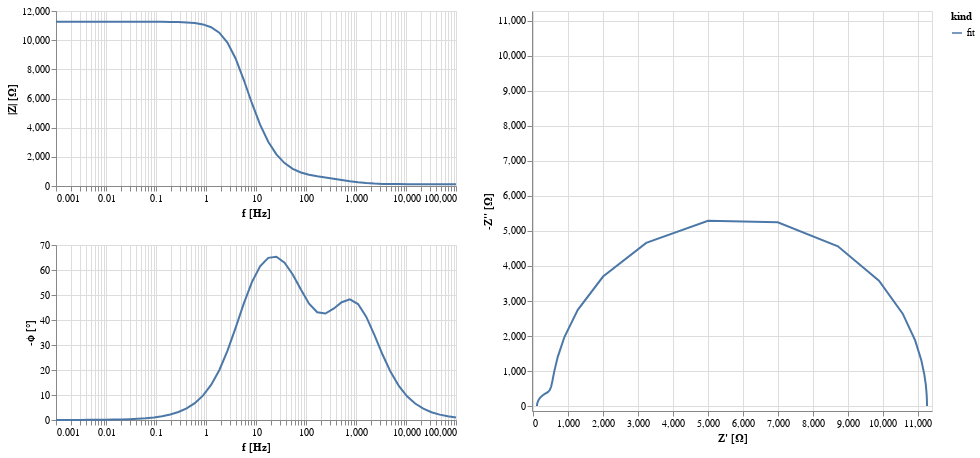

Notebook code cell kept with this figure:
### Code cell
circuit_model.plot()

### Figure 1 — Vega-Lite specification as saved in the notebook (floating-point values rounded to 4 significant figures)
{"config": {"view": {"continuousWidth": 300, "continuousHeight": 300}, "background": "#FFFFFF"}, "hconcat": [{"vconcat": [{"layer": [{"mark": {"type": "line"}, "encoding": {"color": {"field": "kind", "type": "nominal"}, "x": {"axis": {"title": "f [Hz]"}, "field": "f", "scale": {"nice": false, "type": "log"}, "type": "quantitative"}, "y": {"axis": {"title": "|Z| [Ω]"}, "field": "mag", "type": "quantitative"}}, "transform": [{"calculate": "sqrt(pow(datum.z_real,2) + pow(datum.z_imag,2))", "as": "mag"}, {"calculate": "-(180/PI)*atan(datum.z_imag/datum.z_real)", "as": "neg_phase"}]}], "height": 175.0, "width": 400}, {"layer": [{"mark": {"type": "line"}, "encoding": {"color": {"field": "kind", "type": "nominal"}, "x": {"axis": {"title": "f [Hz]"}, "field": "f", "scale": {"nice": false, "type": "log"}, "type": "quantitative"}, "y": {"axis": {"title": "-ϕ [°]"}, "field": "neg_phase", "type": "quantitative"}}, "transform": [{"calculate": "sqrt(pow(datum.z_real,2) + pow(datum.z_imag,2))", "as": "mag"}, {"calculate": "-(180/PI)*atan(datum.z_imag/datum.z_real)", "as": "neg_phase"}]}], "height": 175.0, "width": 400}]}, {"layer": [{"mark": {"type": "line"}, "encoding": {"color": {"field": "kind", "type": "nominal"}, "x": {"axis": {"title": "Z' [Ω]"}, "field": "z_real", "scale": {"domain": [123.8, 11260.0], "nice": false, "padding": 5}, "type": "quantitative"}, "y": {"axis": {"title": "-Z'' [Ω]"}, "field": "neg_z_imag", "scale": {"domain": [2.184, 11140.0], "nice": false, "padding": 5}, "type": "quantitative"}}, "transform": [{"calculate": "-datum.z_imag", "as": "neg_z_imag"}]}], "height": 400, "width": 400}], "data": {"name": "data-66f76f43bc35905e5a6b29a531ee73f6"}, "$schema": "https://vega.github.io/schema/vega-lite/v5.20.1.json", "datasets": {"data-66f76f43bc35905e5a6b29a531ee73f6": [{"f": 100000.0, "z_real": 123.8, "z_imag": -2.184, "kind": "fit", "fmt": "-"}, {"f": 68660.0, "z_real": 123.8, "z_imag": -3.18, "kind": "fit", "fmt": "-"}, {"f": 47150.0, "z_real": 123.8, "z_imag": -4.632, "kind": "fit", "fmt": "-"}, {"f": 32370.0, "z_real": 123.8, "z_imag": -6.745, "kind": "fit", "fmt": "-"}, {"f": 22230.0, "z_real": 123.9, "z_imag": -9.821, "kind": "fit", "fmt": "-"}, {"f": 15260.0, "z_real": 124.0, "z_imag": -14.3, "kind": "fit", "fmt": "-"}, {"f": 10480.0, "z_real": 124.4, "z_imag": -20.81, "kind": "fit", "fmt": "-"}, {"f": 7197.0, "z_real": 125.0, "z_imag": -30.27, "kind": "fit", "fmt": "-"}, {"f": 4942.0, "z_real": 126.5, "z_imag": -43.97, "kind": "fit", "fmt": "-"}, {"f": 3393.0, "z_real": 129.5, "z_imag": -63.69, "kind": "fit", "fmt": "-"}, {"f": 2330.0, "z_real": 135.7, "z_imag": -91.7, "kind": "fit", "fmt": "-"}, {"f": 1600.0, "z_real": 148.3, "z_imag": -130.4, "kind": "fit", "fmt": "-"}, {"f": 1099.0, "z_real": 172.6, "z_imag": -181.2, "kind": "fit", "fmt": "-"}, {"f": 754.3, "z_real": 215.5, "z_imag": -241.3, "kind": "fit", "fmt": "-"}, {"f": 517.9, "z_real": 280.3, "z_imag": -302.0, "kind": "fit", "fmt": "-"}, {"f": 355.6, "z_real": 358.8, "z_imag": -353.0, "kind": "fit", "fmt": "-"}, {"f": 244.2, "z_real": 432.4, "z_imag": -397.7, "kind": "fit", "fmt": "-"}, {"f": 167.7, "z_real": 488.5, "z_imag": -456.9, "kind": "fit", "fmt": "-"}, {"f": 115.1, "z_real": 529.1, "z_imag": -558.5, "kind": "fit", "fmt": "-"}, {"f": 79.06, "z_real": 566.4, "z_imag": -729.3, "kind": "fit", "fmt": "-"}, {"f": 54.29, "z_real": 618.6, "z_imag": -997.8, "kind": "fit", "fmt": "-"}, {"f": 37.28, "z_real": 714.5, "z_imag": -1398.0, "kind": "fit", "fmt": "-"}, {"f": 25.6, "z_real": 906.3, "z_imag": -1971.0, "kind": "fit", "fmt": "-"}, {"f": 17.58, "z_real": 1288.0, "z_imag": -2746.0, "kind": "fit", "fmt": "-"}, {"f": 12.07, "z_real": 2010.0, "z_imag": -3697.0, "kind": "fit", "fmt": "-"}, {"f": 8.286, "z_real": 3242.0, "z_imag": -4660.0, "kind": "fit", "fmt": "-"}, {"f": 5.69, "z_real": 5007.0, "z_imag": -5289.0, "kind": "fit", "fmt": "-"}, {"f": 3.907, "z_real": 6997.0, "z_imag": -5249.0, "kind": "fit", "fmt": "-"}, {"f": 2.683, "z_real": 8715.0, "z_imag": -4562.0, "kind": "fit", "fmt": "-"}, {"f": 1.842, "z_real": 9887.0, "z_imag": -3582.0, "kind": "fit", "fmt": "-"}, {"f": 1.265, "z_real": 10570.0, "z_imag": -2638.0, "kind": "fit", "fmt": "-"}, {"f": 0.8685, "z_real": 10920.0, "z_imag": -1875.0, "kind": "fit", "fmt": "-"}, {"f": 0.5964, "z_real": 11100.0, "z_imag": -1310.0, "kind": "fit", "fmt": "-"}, {"f": 0.4095, "z_real": 11180.0, "z_imag": -906.5, "kind": "fit", "fmt": "-"}, {"f": 0.2812, "z_real": 11220.0, "z_imag": -624.8, "kind": "fit", "fmt": "-"}, {"f": 0.1931, "z_real": 11240.0, "z_imag": -429.8, "kind": "fit", "fmt": "-"}, {"f": 0.1326, "z_real": 11250.0, "z_imag": -295.4, "kind": "fit", "fmt": "-"}, {"f": 0.09103, "z_real": 11250.0, "z_imag": -202.9, "kind": "fit", "fmt": "-"}, {"f": 0.06251, "z_real": 11260.0, "z_imag": -139.3, "kind": "fit", "fmt": "-"}, {"f": 0.04292, "z_real": 11260.0, "z_imag": -95.69, "kind": "fit", "fmt": "-"}, {"f": 0.02947, "z_real": 11260.0, "z_imag": -65.71, "kind": "fit", "fmt": "-"}, {"f": 0.02024, "z_real": 11260.0, "z_imag": -45.12, "kind": "fit", "fmt": "-"}, {"f": 0.01389, "z_real": 11260.0, "z_imag": -30.98, "kind": "fit", "fmt": "-"}, {"f": 0.009541, "z_real": 11260.0, "z_imag": -21.27, "kind": "fit", "fmt": "-"}, {"f": 0.006551, "z_real": 11260.0, "z_imag": -14.61, "kind": "fit", "fmt": "-"}, {"f": 0.004498, "z_real": 11260.0, "z_imag": -10.03, "kind": "fit", "fmt": "-"}, {"f": 0.003089, "z_real": 11260.0, "z_imag": -6.887, "kind": "fit", "fmt": "-"}, {"f": 0.002121, "z_real": 11260.0, "z_imag": -4.729, "kind": "fit", "fmt": "-"}, {"f": 0.001456, "z_real": 11260.0, "z_imag": -3.247, "kind": "fit", "fmt": "-"}, {"f": 0.001, "z_real": 11260.0, "z_imag": -2.23, "kind": "fit", "fmt": "-"}]}}
